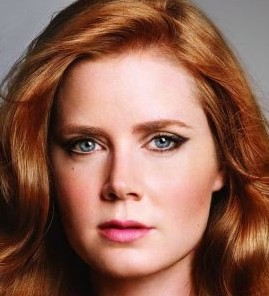
#> input picture DS_intro/3. unsupervised learning/תרגיל/images/Amy Adams/1.jpg, 269 x 296 px, found by its file name
$ jupyter execute --allow-errors 'clustering_exercise - solution.ipynb'   (shell and % lines are left out)
#> lines starting #> are read from the running program, lines starting #| are printed output that depends on the picture
# Unsupervised Learning - Exercise

```In this exercise you will experience with K-Means, and PCA, and will do some use of them for handling practical problems.```

~```Gilad Royz```

# Part 1 - Clustering

```In this question you are asked to examine the 3 clustering algorithms: KMeans, DBscan and GaussianMixture.```

```You will have to generate manipulative datasets, and demonstrate the weaknesses of each method. That is, for each one of the clustering methods, generate a dataset such that one of the methods will fail, and the others will not.
Deal with the model's hyper parameters, and conclude for yourself how sensitive they are.```

```For each dataset draw your results using your favorite visualization tool.```

[cell 1]
import matplotlib.pyplot as plt
import numpy as np
from sklearn.cluster import KMeans, DBSCAN
from sklearn.mixture import GaussianMixture

colors = dict(zip(list(range(3))+[-1], [0.1, 0.4 ,0.7, 0.9]))

### dataset for example
data = np.concatenate([np.random.normal(0, 0.2, (1000, 2)),\
                       np.random.normal(0.8, 0.1, (1000, 2)),\
                       np.random.random((1000,2)) + np.array([1.8,0.2])])

#> (the rest of this cell did not finish here and is left out)

```Answer the following questions based on what you learned from the previous question:```
- ```Which method is easiest to use?```
- ```Which method is the fastest to use?```

[cell 2]
## here we can see the effect of the clustering on the metric matrix between every data point

from sklearn.utils import shuffle
from collections import Counter
from scipy.spatial.distance import cdist

data = shuffle(data)
distances = cdist(data, data, metric='euclidean')
plt.imshow(distances, cmap='jet')
plt.colorbar()
plt.show()
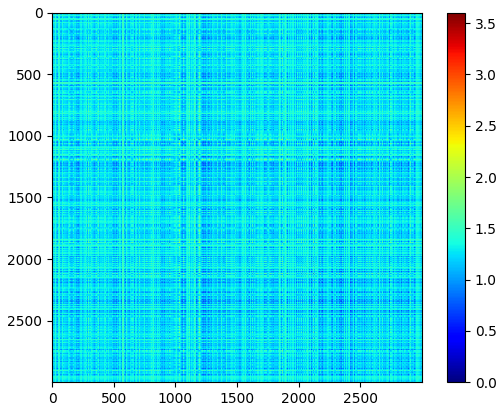
#> figure drawn by matplotlib, 2 panels

#> (the rest of this cell did not finish here and is left out)

```We will now use K-Meansto quantize image colors:```

```First load the given celebrity image from the image folder (can be found in:```
https://drive.google.com/file/d/1nUk_Q-ahhUrjmUl_sM9ovb84DybuaQCe/view?usp=sharing)

[cell 3]
import cv2

[cell 4]
img = cv2.imread('images/Alicia Vikander/1.jpg')[:,:,::-1]
img_array = np.array(img)

[cell 5]
plt.figure(figsize=(6,6))
plt.imshow(img_array)

```Every pixel in the image is composed of three colors (Red, Green, Blue), and therefore, every pixel is a vector: (r,g,b).```
```Create a list of every color pixel in the image: (array.reshape will work)```

[cell 6]
dataset = img.reshape(-1,3)

```Train a K-Means model with k=10 on the list of colors:```

[cell 7]
from sklearn.cluster import KMeans

[cell 8]
kmeans = KMeans(10, n_init=1)
clusters = kmeans.fit_predict(dataset)

```Now replace every color vector with the vector of centroid bector of it's cluster.```
```rebuild the image and plot it. How is it compared to the original?```

[cell 9]
new_dataset = kmeans.cluster_centers_[clusters]

[cell 10]
plt.figure(figsize=(6,6))
plt.imshow(new_dataset.reshape(img_array.shape).astype(np.uint8))
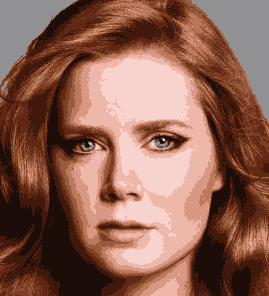
#> shown: shape (296, 269, 3); mean R, G, B 141.1, 96.9, 81.4

```Now train K-Means model with k=2,...,15, and plot the "within-cluster sum-of-squares criterion"```($R_k$)``` for all the k's.```

```(reduce the n_init if it takes too much time)```

(Explain on $R_k$ can be found in: https://scikit-learn.org/stable/modules/clustering.html#k-means)

```Can we conclude "how many clusters" are there, from the graph?```

[cell 11]
errors = []
for i in range(2, 16):
    kmeans = KMeans(i, n_init=1)
    kmeans.fit(dataset)
    errors += [kmeans.inertia_]
#> after the loop, errors = [286306813.7, 155740525.3, 92631172.1, 72324042.4, 51486927.2, 39688033, 32867774.6, 27800608.8, 24406332.7, 22884300.9, 20393297.6, 18638601.9, 17473379.1, 17057427.2]

[cell 12]
plt.plot(errors)
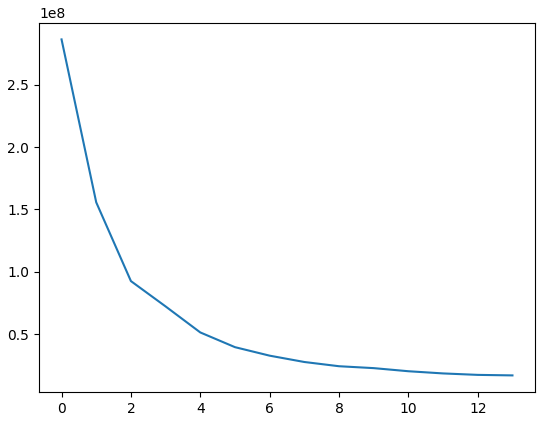
#> figure drawn by matplotlib, 1 panel; curve peaks at x = 0, y = 286306813.7
#> `dir_file_paths = [dir_path + i for i in os.listdir(dir_path)]`: dir_file_paths = ['images/Alicia Vikander/10.jpg', 'images/Alicia Vikander/103.jpg', 'images/Alicia Vikander/104.jpg']

# part 2 - Dimensionality reduction

```The goal of this part is to experience with some basic features of PCA, and have a notion about the capabilities, and uses of this method.```

```We will look on facial images of 3 celebrities, and use PCA to extract facial patterns from images.```
```We then try to use those patterns to build a classifier that can distinguish the 3 celebrities.```

#### Brief refresh on PCA

``Given a dataset X composed of n vectors of dimension d, PCA(k) compute the k vectors`` $w_1,...,w_k$ ``(of dimension d) that have the next property:``

[cell 13]
celebs = ['Alicia Vikander', 'Amy Adams', 'Andy Serkis']

[cell 14]
def read_gray_image(path):
    """
    return array with:
    0-axis: height
    1-axis: width
    2-axis: color(rgb)
    """
    return cv2.cvtColor(cv2.imread(path)[:,:,::-1], cv2.COLOR_RGB2GRAY)

[cell 15]
def read_image(path):

#> called with path = 'images/Alicia Vikander/10.jpg'
    return cv2.imread(path)[:,:,::-1]
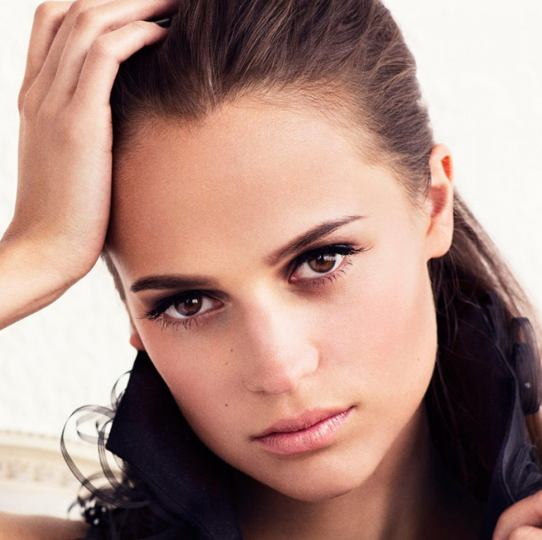
#> input picture DS_intro/3. unsupervised learning/תרגיל/images/Alicia Vikander/10.jpg, 1083 x 1080 px (shown at 1/2 size)
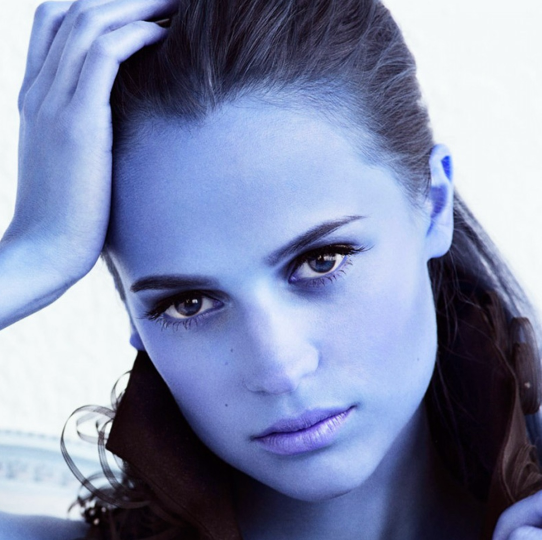
#> returned value: shape (1080, 1083, 3) (shown at 1/2 size); mean of channels 0, 1, 2 169.8, 137.5, 128.1; drawn as B, G, R

```First we load the face images:```

[cell 16]
import os
import cv2

face_imgs = []
labels = []
#> (the rest of this cell did not finish here and is left out)

#> call 2 of read_image, with path = 'images/Alicia Vikander/103.jpg'
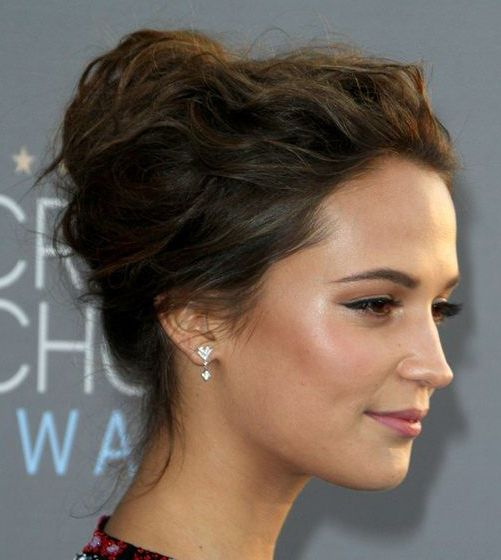
#> input picture DS_intro/3. unsupervised learning/תרגיל/images/Alicia Vikander/103.jpg, 501 x 560 px
#> in read_image (call 2), `return cv2.imread(path)[:,:,::-1]`:
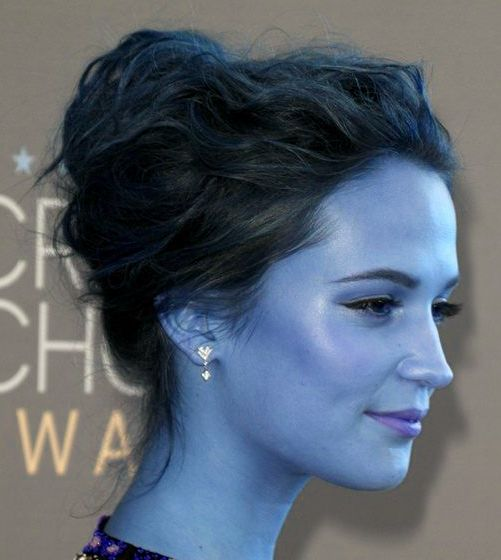
#> returned value: shape (560, 501, 3); mean of channels 0, 1, 2 110.9, 98.8, 88.9; drawn as B, G, R
#> call 3 of read_image, with path = 'images/Alicia Vikander/104.jpg'
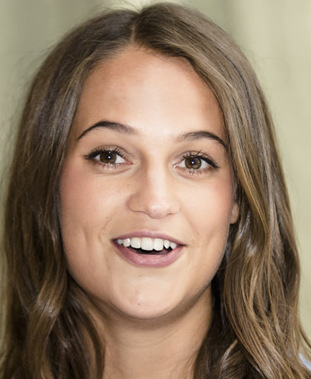
#> input picture DS_intro/3. unsupervised learning/תרגיל/images/Alicia Vikander/104.jpg, 311 x 379 px
#> in read_image (call 3), `return cv2.imread(path)[:,:,::-1]`:
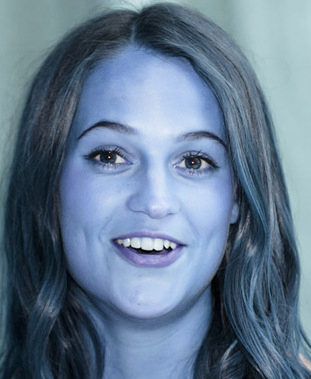
#> returned value: shape (379, 311, 3); mean of channels 0, 1, 2 143.2, 120.7, 99.2; drawn as B, G, R
#> `temp_imgs = [read_image(dir_path + i) for i in os.listdir(dir_path)]`: temp_imgs = 3 items
#> `labels += [j]*len(dir_file_paths)`: labels = [0, 0, 0]

    labels += [j]*len(dir_file_paths)
    face_imgs += [read_image(i) for i in dir_file_paths]
#> `face_imgs += [read_image(i) for i in dir_file_paths]`: face_imgs = 3 items

[cell 17]
plt.imshow(face_imgs[np.where(np.array(labels)==0)[0][0]])
plt.show()
plt.imshow(face_imgs[np.where(np.array(labels)==1)[0][0]])
plt.show()
#> (the rest of this cell did not finish here and is left out)

```For layter steps we would like to resize all the images to have the same width x height. It is best to choose new shape that least distort the images.```

```Plot the shapes of all the images on the "width", "height" plane: (What does that remind you of?)```

[cell 18]
all_shapes = np.array([i.shape for i in face_imgs])
#> all_shapes = [[1080, 1083, 3], [560, 501, 3], [379, 311, 3], [296, 269, 3]]

[cell 19]
plt.scatter(all_shapes[:,0], all_shapes[:,1])
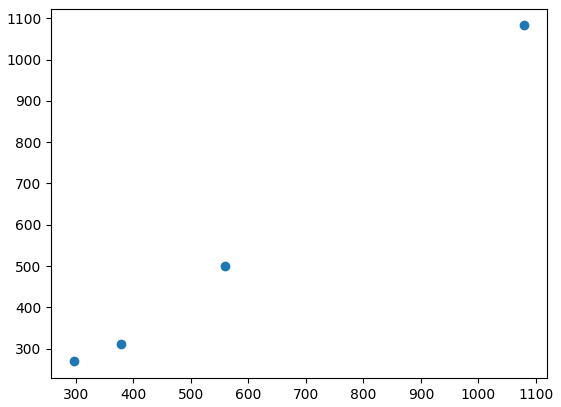
#> figure drawn by matplotlib, 1 panel

```Now on the same plot, draw the point of the "avarage shape". Is it looks like it represents the trend?```

```Resize all the face images to have the "avarage shape." ( cv2.resize will work)```

[cell 20]
plt.scatter(all_shapes[:,0], all_shapes[:,1])
plt.scatter([all_shapes[:,0].mean()], [all_shapes[:,1].mean()])

[cell 21]
new_shape = (224, 224)#tuple(all_shapes.mean(0).astype(int))

[cell 22]
resized_imgs = np.array([cv2.resize(i, (new_shape[1], new_shape[0])) for i in face_imgs])

[cell 23]
idx = np.random.choice(len(resized_imgs), len(resized_imgs), False)
#> idx = [1, 3, 2, 0]

[cell 24]
resized_imgs = resized_imgs[idx]

[cell 25]
images_labels = np.array(celebs)[np.array(labels)][idx]

```Now flatten all the images into vectors, and split them randomly to train and test groups (with ratio (0.7, 0.3)).```

[cell 26]
from sklearn.decomposition import PCA
from sklearn.model_selection import train_test_split

[cell 27]
dataset_pca = resized_imgs.reshape(len(resized_imgs),-1).astype(float)

[cell 28]
for i in np.unique(labels):
    dataset_pca[labels == i] -= dataset_pca[labels == i].mean(0)
#> this loop made 2 passes

[cell 29]
train_X, test_X, train_Y, test_Y = train_test_split(dataset_pca, labels, train_size=0.7)
#> train_Y = [0, 1]; test_Y = [0, 0]
